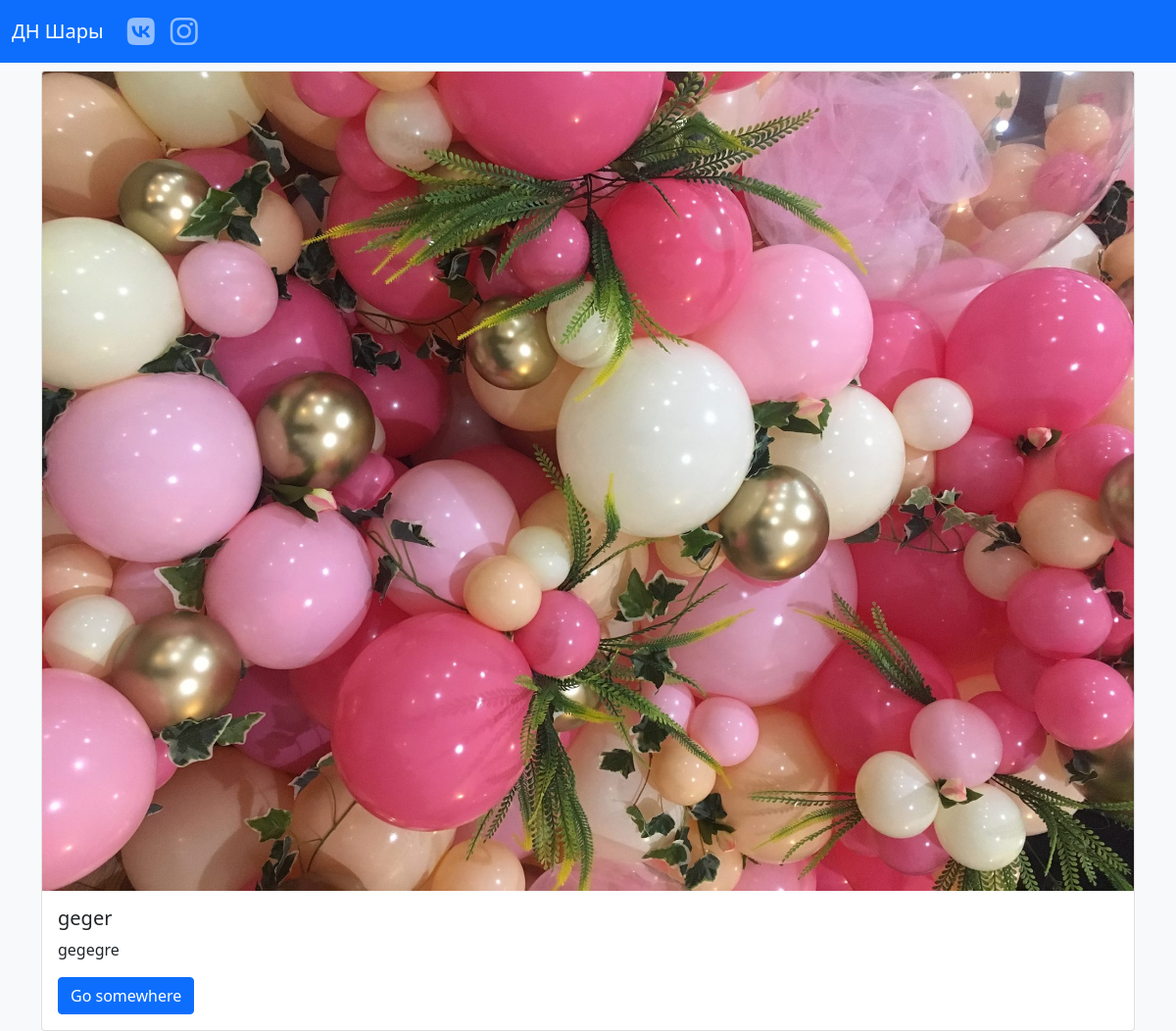
Page /products?category=2 on the committed database.
### tables this page shows
CREATE TABLE `products` (
  `id` int(11) NOT NULL,
  `user_id` int(11) NOT NULL,
  `category_id` int(11) NOT NULL,
  `image_name` varchar(55) NOT NULL,
  `title` varchar(255) NOT NULL,
  `description` text NOT NULL,
  `price` int(11) DEFAULT NULL
);

### config.php (called while the page is built)
<?php
$dns = 'mysql:host=localhost;dbname=balloons;charset=utf8';
$user = 'root';
$password = '';

### includes/classes/Model.php (called while the page is built, shortened)
<?php
class Model
{
    protected $tableName;
    private $pdo;
    public function __construct() {
        include __DIR__ . '/../../config.php';
        $this->pdo = new PDO($dns, $user, $password);
        $this->pdo->setAttribute(PDO::ATTR_ERRMODE, PDO::ERRMODE_EXCEPTION);
    }
    private function query($sql, $params = [])
    {
        $query = $this->pdo->prepare($sql);
        $query->execute($params);
        $query->setFetchMode(PDO::FETCH_CLASS, get_called_class());
        return $query;
    }
    public function getAll($where = [], $params = [])
    {
        $sql = "SELECT * FROM $this->tableName";
        if ($where) {
            $sql .= ' WHERE ';
            foreach ($where as $key => $_) {
                $sql .= "$key = :$key AND ";
            }
            $sql = rtrim($sql, ' AND ');
        }
        $query = $this->query($sql, $where);
        return $query->fetchAll();
    }
}

### includes/classes/ProductModel.php (called while the page is built, shortened)
<?php
include_once 'Model.php';
class ProductModel extends Model
{
    public function getImageUrl()
    {
        $httpsOrHttp = isset($_SERVER['HTTPS']) && $_SERVER['HTTPS'] === 'on' ? 'https' : 'http';
        $host = $_SERVER['HTTP_HOST'];
        $url = "/images/$this->image_name";
        return $httpsOrHttp . '://' . $host . $url;
    }
}

### products.php (the view)
<?php
include 'header.php';
include 'includes/classes/ProductModel.php';
$category_id = $_GET['category'];
$products = (new ProductModel)->getAll(['category_id' => $category_id], ['orderBy' => '-id']);
?>
<?php foreach ($products as $product): ?>
    <div class="card w-100" style="width: 18rem;">
        <img src="<?= $product->getImageUrl() ?>" class="card-img-top" alt="...">
        <div class="card-body">
            <h5 class="card-title"><?= $product->title ?></h5>
            <p class="card-text"><?= $product->description ?></p>
            <a href="#" class="btn btn-primary">Go somewhere</a>
        </div>
    </div>
<?php endforeach; ?>
<?php include 'footer.php' ?>

### rows in the picture
products: image_name (picture), title "geger", description "gegegre"
